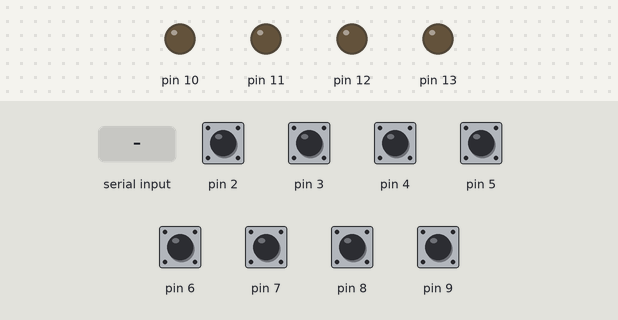
The sketch below on a simulated Arduino Uno, built with avr-gcc and run on an emulated ATmega328P. Parts: output pins drawn as LEDs (lit = HIGH). The test bench sets the inputs (shaded band); at power-on: pin 2–9 HIGH.

Above: at 1.2 s.
1.3 s: "1\n" received over Serial
At 2.5 s:
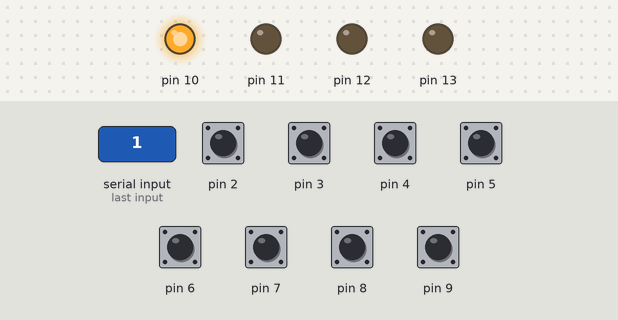
2.8 s: "3\n" received over Serial
At 3.8 s:
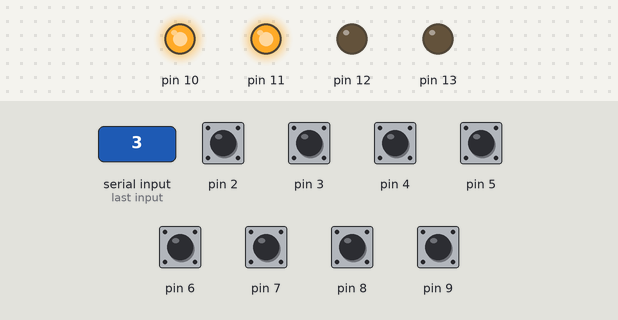
4.3 s: "2\n" received over Serial
At 5.0 s:
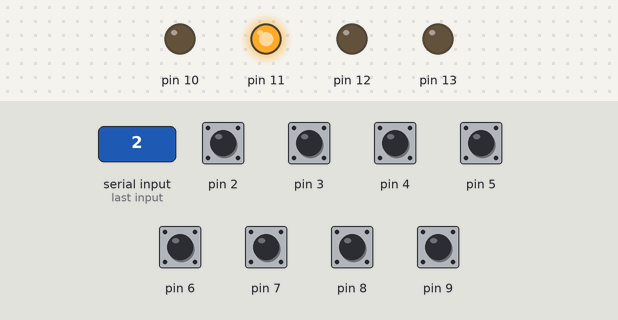
5.8 s: "5\n" received over Serial
At 6.2 s:
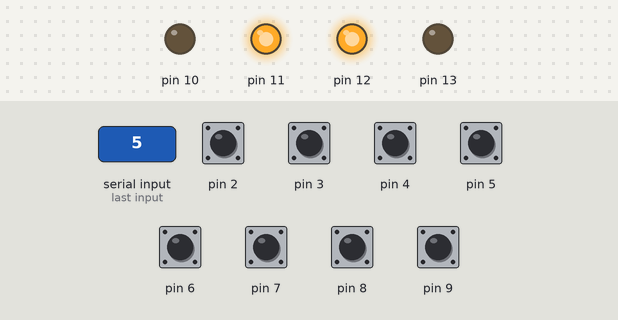
7.3 s: "4\n" received over Serial
At 8.6 s:
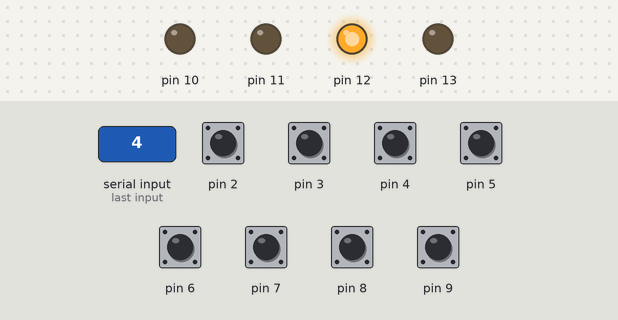
Timing chart, 0 to 10.3 s (numbered marks = the images above; inputs shaded):
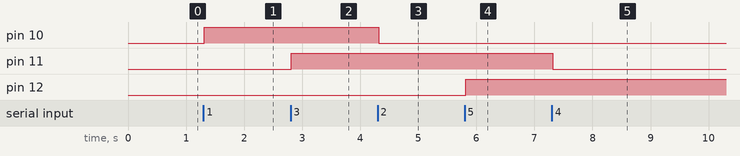

Measured:
- after the input at 1.3 s, pin 10: LOW → HIGH at once
- after the input at 2.8 s, pin 11: LOW → HIGH at once
- after the input at 4.3 s, pin 10: HIGH → LOW at once
- after the input at 5.8 s, pin 12: LOW → HIGH at once
- after the input at 7.3 s, pin 11: HIGH → LOW at once

The sketch:

Arduio-code.ino
```cpp
#include <Arduino.h>

int x;
bool I1 = false;
bool I2 = false;
bool I3 = false;
bool I4 = false;
bool I5 = false;
bool I6 = false;
bool I7 = false;
bool I8 = false;

int del =20;

void setup() {

  Serial.begin(9600);
  Serial.setTimeout(10);
  pinMode(2, INPUT_PULLUP);
  pinMode(3, INPUT_PULLUP);
  pinMode(4, INPUT_PULLUP);
  pinMode(5, INPUT_PULLUP);
  pinMode(6, INPUT_PULLUP);
  pinMode(7, INPUT_PULLUP);
  pinMode(8, INPUT_PULLUP);
  pinMode(9, INPUT_PULLUP);
  pinMode(10, OUTPUT);
  pinMode(11, OUTPUT);
  pinMode(12, OUTPUT);
  pinMode(13, OUTPUT);
}

void loop() {

 if(digitalRead(2)==0 && I1==false){
   Serial.print("I1=1");
    I1=true;
    delay(del);
    }else if(digitalRead(2)==1 && I1==true){
    Serial.print("I1=0");
    I1=false;
    delay(del);
    }

    if(digitalRead(3)==0 && I2==false){
   Serial.print("I2=1");
    I2=true;
    delay(del);
    }else if(digitalRead(3)==1 && I2==true){
    Serial.print("I2=0");
    I2=false;
    delay(del);
    }

    if(digitalRead(4)==0 && I3==false){
   Serial.print("I3=1");
    I3=true;
    delay(del);
   }else if(digitalRead(4)==1 && I3==true){
    Serial.print("I3=0");
    I3=false;
    delay(del);
   }

    if(digitalRead(5)==0 && I4==false){
   Serial.print("I4=1");
    I4=true;
    delay(del);
    }else if(digitalRead(5)==1 && I4==true){
    Serial.print("I4=0");
    I4=false;
    delay(del);
    }

    if(digitalRead(6)==0 && I5==false){
   Serial.print("I5=1");
    I5=true;
    delay(del);
    }else if(digitalRead(6)==1 && I5==true){
    Serial.print("I5=0");
    I5=false;
    delay(del);
   }

    if(digitalRead(7)==0 && I6==false){
   Serial.print("I6=1");
    I6=true;
    delay(del);
   }else if(digitalRead(7)==1 && I6==true){
    Serial.print("I6=0");
    I6=false;
    delay(del);
    }

    if(digitalRead(8)==0 && I7==false){
   Serial.print("I7=1");
    I7=true;
    delay(del);
    }else if(digitalRead(8)==1 && I7==true){
    Serial.print("I7=0");
    I7=false;
    delay(del);
   }

    if(digitalRead(9)==0 && I8==false){
   Serial.print("I8=1");
    I8=true;
    delay(del);
   }else if(digitalRead(9)==1 && I8==true){
    Serial.print("I8=0");
    I8=false;
    delay(del);
   }
 x=Serial.readString().toInt();
    if(x==1){digitalWrite(10,HIGH);} //Set Output 1 HIGH
    if(x==2){digitalWrite(10,LOW);}  //Set Output 1 LOW
    if(x==3){digitalWrite(11,HIGH);} //Set Output 2 HIGH
    if(x==4){digitalWrite(11,LOW);}  //Set Output 2 LOW
    if(x==5){digitalWrite(12,HIGH);} //Set Output 3 HIGH
    if(x==6){digitalWrite(12,LOW);}  //Set Output 3 LOW
    if(x==7){digitalWrite(13,HIGH);} //Set Output 4 HIGH
    if(x==8){digitalWrite(13,LOW);} //Set Output 4 LOW
    delay(del);}
```
